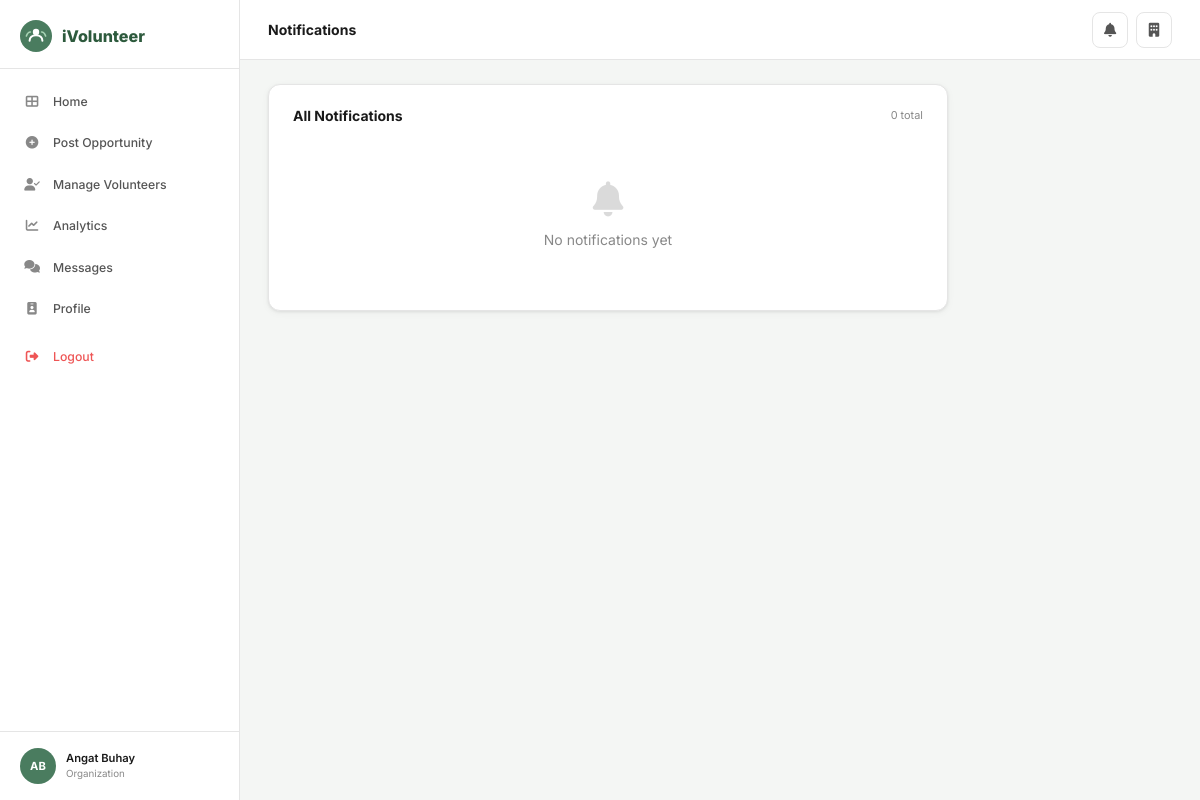
The page /notifications/ (signed in) on the database its author committed.
### core/models.py (models this page shows, shortened)
class User(AbstractUser):
    ROLE_CHOICES = [('volunteer','Volunteer'),('organization','Organization'),('admin','Admin')]
    STATUS_CHOICES = [('active','Active'),('pending','Pending'),('suspended','Suspended'),('inactive','Inactive')]
    role = models.CharField(max_length=20, choices=ROLE_CHOICES, default='volunteer')
    phone_number = models.CharField(max_length=20, blank=True)
    profile_picture = models.ImageField(upload_to='profile_pics/', blank=True, null=True)
    location = models.CharField(max_length=200, blank=True)
    status = models.CharField(max_length=20, choices=STATUS_CHOICES, default='active')
    is_verified = models.BooleanField(default=False)

### core/views.py (the view)
# urls.py: path('notifications/', views.notifications, name='notifications'),
@login_required
def notifications(request):
    notifs = request.user.notifications.all()
    notifs.filter(is_read=False).update(is_read=True)
    return render(request, 'core/notifications.html', {'notifications': notifs})

### core/templates/core/notifications.html (shortened to what this page needs)
{% extends 'core/base.html' %}
{% block page_title %}Notifications{% endblock %}
{% block content %}
<div style="max-width:680px">
  <div class="card">
    <div class="card-body">
      <div style="display:flex;align-items:center;justify-content:space-between;margin-bottom:16px">
        <h2 style="font-size:1rem;font-weight:700">All Notifications</h2>
        <span style="font-size:.78rem;color:#888">{{ notifications.count }} total</span>
      </div>
      {% if notifications %}
      {% for n in notifications %}
      <div class="notif-item {% if not n.is_read %}notif-unread{% endif %}" style="{% if not n.is_read %}background:#f0f9f4;margin:-1px -24px;padding:14px 24px;{% endif %}">
        <div class="notif-icon">
          {% if 'accepted' in n.notification_type %}<i class="fas fa-check-circle"></i>
          {% elif 'rejected' in n.notification_type or 'warning' in n.notification_type %}<i class="fas fa-exclamation-circle" style="color:#dc2626"></i>
          {% elif 'verification' in n.notification_type %}<i class="fas fa-shield-alt"></i>
          {% elif 'reply' in n.notification_type %}<i class="fas fa-comment"></i>
          {% elif 'rate' in n.notification_type %}<i class="fas fa-star" style="color:#f0a500"></i>
          {% else %}<i class="fas fa-bell"></i>{% endif %}
        </div>
        <div style="flex:1">
          <div class="notif-title">{{ n.title }}</div>
          <div class="notif-msg">{{ n.message }}</div>
          <div class="notif-time">{{ n.created_at|timesince }} ago</div>
          {% if n.related_url %}<a href="{{ n.related_url }}" style="font-size:.78rem;color:#4a7c5f;font-weight:600;margin-top:4px;display:inline-block">View →</a>{% endif %}
        </div>
        {% if not n.is_read %}<div style="width:8px;height:8px;border-radius:50%;background:#4a7c5f;flex-shrink:0;margin-top:4px"></div>{% endif %}
      </div>
      {% endfor %}
      {% else %}
      <div style="text-align:center;padding:40px;color:#888">
        <i class="fas fa-bell" style="font-size:2.5rem;opacity:.3;display:block;margin-bottom:12px"></i>
        No notifications yet
      </div>
      {% endif %}
    </div>
  </div>
</div>
{% endblock %}

### core/templates/core/base.html (shortened to what this page needs)
<!DOCTYPE html>
<html lang="en">
<head>
<link rel="stylesheet" href="https://cdnjs.cloudflare.com/ajax/libs/font-awesome/6.5.0/css/all.min.css">
{% load static %}
</head>
<body>
{% block full_page %}
<div class="layout">
  {% if user.is_authenticated %}
  <aside class="sidebar">
    <div class="sidebar-logo">
      <span class="sidebar-logo-text">iVolunteer</span>
    </div>
    <nav class="sidebar-nav">
      {% if user.role == 'admin' or user.is_superuser %}
        <a href="{% url 'admin_dashboard' %}" class="nav-item {% if request.resolver_match.url_name == 'admin_dashboard' %}active{% endif %}">
          <i class="fas fa-th-large"></i> Dashboard
        </a>
        <a href="{% url 'admin_organizations' %}" class="nav-item {% if 'admin_org' in request.resolver_match.url_name %}active{% endif %}">
          <i class="fas fa-building-user"></i> Organizations
        </a>
        <a href="{% url 'admin_users' %}" class="nav-item {% if 'admin_user' in request.resolver_match.url_name %}active{% endif %}">
          <i class="fas fa-users"></i> Users
        </a>
        <a href="{% url 'admin_verification' %}" class="nav-item {% if 'verification' in request.resolver_match.url_name %}active{% endif %}">
          <i class="fas fa-id-card"></i> Verification
        </a>
        <a href="{% url 'admin_opportunities' %}" class="nav-item {% if 'admin_opportunities' in request.resolver_match.url_name %}active{% endif %}">
          <i class="fas fa-hand-holding-heart"></i> Opportunities
        </a>
        <a href="{% url 'admin_reports' %}" class="nav-item {% if 'report' in request.resolver_match.url_name %}active{% endif %}">
          <i class="fas fa-flag"></i> Reports
        </a>
        <a href="{% url 'admin_analytics' %}" class="nav-item {% if 'analytics' in request.resolver_match.url_name %}active{% endif %}">
          <i class="fas fa-chart-bar"></i> Analytics
        </a>
      {% elif user.role == 'organization' %}
        <a href="{% url 'org_dashboard' %}" class="nav-item {% if request.resolver_match.url_name == 'org_dashboard' %}active{% endif %}">
          <i class="fas fa-th-large"></i> Home
        </a>
        <a href="{% url 'create_opp' %}" class="nav-item {% if 'create_opp' == request.resolver_match.url_name %}active{% endif %}">
          <i class="fas fa-plus-circle"></i> Post Opportunity
        </a>
        <a href="{% url 'org_manage_volunteers' %}" class="nav-item {% if 'manage_volunteers' in request.resolver_match.url_name %}active{% endif %}">
          <i class="fas fa-user-check"></i> Manage Volunteers
        </a>
        <a href="{% url 'org_analytics' %}" class="nav-item {% if 'org_analytics' == request.resolver_match.url_name %}active{% endif %}">
          <i class="fas fa-chart-line"></i> Analytics
        </a>
        <a href="{% url 'chats' %}" class="nav-item {% if 'chat' in request.resolver_match.url_name %}active{% endif %}">
          <i class="fas fa-comments"></i> Messages
        </a>
        <a href="{% url 'org_profile' %}" class="nav-item {% if 'org_profile' == request.resolver_match.url_name %}active{% endif %}">
          <i class="fas fa-id-badge"></i> Profile
        </a>
      {% endif %}
      <a href="{% url 'logout' %}" class="nav-item nav-logout" style="margin-top:8px">
        <i class="fas fa-sign-out-alt"></i> Logout
      </a>
    </nav>
    <div class="sidebar-footer">
      <div class="sidebar-user">
        <div class="s-avatar">
          {% if user.profile_picture %}<img src="{{ user.profile_picture.url }}" alt="">
          {% else %}{{ user.first_name|first|upper }}{{ user.last_name|first|upper }}{% endif %}
        </div>
        <div>
          <div class="s-user-name">{{ user.get_full_name|default:user.username }}</div>
          <div class="s-user-role">{{ user.get_role_display }}</div>
        </div>
      </div>
    </div>
  </aside>
  {% endif %}
  <main class="main">
    {% if user.is_authenticated %}
    <header class="topbar">
      <span class="topbar-title">{% block page_title %}{% endblock %}</span>
      <div class="topbar-right">
        <a href="{% url 'notifications' %}" class="icon-btn" title="Notifications">
          <i class="fas fa-bell"></i>
        </a>
        {% if user.role == 'volunteer' %}
        <a href="{% url 'vol_profile' %}" class="icon-btn"><i class="fas fa-user"></i></a>
        {% elif user.role == 'organization' %}
        <a href="{% url 'org_profile' %}" class="icon-btn"><i class="fas fa-building"></i></a>
        {% endif %}
      </div>
    </header>
    {% endif %}
    <div class="content">
      {% block content %}{% endblock %}
    </div>
  </main>
</div>
{% endblock full_page %}
</body>
</html>

### core/templates/core/base.html (style rules this page uses)
:root { --green:#4a7c5f;--green-dark:#2d5a3d;--green-mid:#3d6b50;--green-light:#e8f5ee; --green-btn:#4a7c5f;--accent:#f0a500; --sidebar-bg:#fff;--sidebar-w:240px; --text:#1a1a1a;--text-2:#555;--text-3:#888; --bg:#f4f6f4;--white:#fff; --border:#e5e5e5;--border-2:#d0d0d0; --radius:12px;--radius-sm:8px; --shadow:0 1px 3px rgba(0,0,0,.08),0 2px 8px rgba(0,0,0,.04); --shadow-md:0 4px 16px rgba(0,0,0,.1); }
*,*::before,*::after { box-sizing:border-box;margin:0;padding:0 }
html { font-size:14px }
body { font-family:'Inter',sans-serif;background:var(--bg);color:var(--text);line-height:1.5 }
a { color:inherit;text-decoration:none }
.layout { display:flex;min-height:100vh }
.sidebar { width:var(--sidebar-w);background:var(--white);border-right:1px solid var(--border);position:fixed;top:0;left:0;bottom:0;display:flex;flex-direction:column;overflow-y:auto;z-index:200 }
.sidebar-logo { padding:20px 20px 16px;display:flex;align-items:center;gap:10px;border-bottom:1px solid var(--border) }
.sidebar-logo-text { font-size:1.15rem;font-weight:800;color:var(--green-dark) }
.sidebar-nav { flex:1;padding:12px 0 }
.nav-item { display:flex;align-items:center;gap:12px;padding:11px 20px;color:var(--text-2);font-size:.875rem;font-weight:500;cursor:pointer;transition:.15s;border-left:3px solid transparent;margin:1px 0 }
.nav-item i { width:18px;text-align:center;color:var(--text-3);font-size:.9rem }
.nav-logout { color:#e55;margin-top:auto }
.nav-logout i { color:#e55 }
.sidebar-footer { padding:16px 20px;border-top:1px solid var(--border) }
.sidebar-user { display:flex;align-items:center;gap:10px }
.s-avatar { width:36px;height:36px;border-radius:50%;background:var(--green);color:#fff;display:flex;align-items:center;justify-content:center;font-weight:700;font-size:.8rem;flex-shrink:0;overflow:hidden }
.s-user-name { font-size:.8rem;font-weight:600;color:var(--text) }
.s-user-role { font-size:.7rem;color:var(--text-3) }
.main { margin-left:var(--sidebar-w);flex:1;display:flex;flex-direction:column }
.topbar { background:var(--white);border-bottom:1px solid var(--border);height:60px;display:flex;align-items:center;justify-content:space-between;padding:0 28px;position:sticky;top:0;z-index:100 }
.topbar-title { font-size:1rem;font-weight:700;color:var(--text) }
.topbar-right { display:flex;align-items:center;gap:8px }
.icon-btn { width:36px;height:36px;border-radius:8px;border:1px solid var(--border);background:var(--white);display:flex;align-items:center;justify-content:center;color:var(--text-2);cursor:pointer;transition:.15s;position:relative }
.content { padding:24px 28px;flex:1;max-width:1180px;width:100% }
.card { background:var(--white);border-radius:var(--radius);border:1px solid var(--border);box-shadow:var(--shadow) }
.card-body { padding:20px 24px }

### rows shown on the page
User: first_name|first "A", last_name|first "B", get_full_name "Angat Buhay", role "Organization"

### other values the page prints
{{ notifications.count }} "0"
